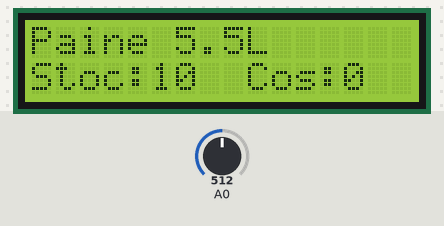
This sketch was run on a simulated Arduino Uno, built with avr-gcc and run on an emulated ATmega328P. On the bench: 16×2 character LCD. The inputs (shaded band) are chosen by the test bench; at power-on: A0 = 512.

Above: at 1.2 s.
1.3 s: A0 set to 417
2.8 s: A0 set to 383
At 2.97 s:
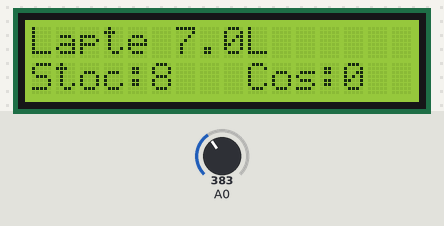
5.0 s: A0 set to 610
At 5.17 s:
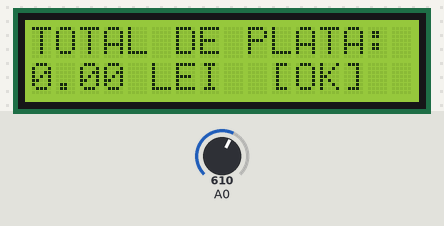
7.8 s: A0 set to 590
9.3 s: A0 set to 617
At 9.57 s:
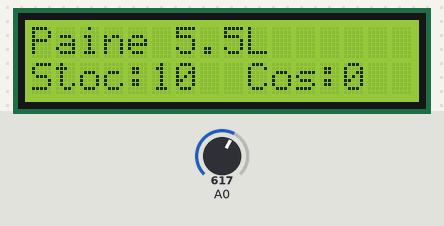
Timing chart, 0 to 12.3 s (numbered marks = the images above; inputs shaded):
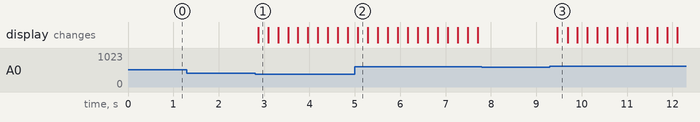

Measured:
- the behaviour switches between 400 and 399 on A0 (found by bisection; images 0 and 1)
- after the input at 1.3 s, every drawn part: stays the same
- after the input at 2.8 s, the display: changes after 0.07 s (image 1)
- after the input at 5.0 s, the display: changes after 0.07 s (image 2)
- after the input at 7.8 s, every drawn part: stays the same
- after the input at 9.3 s, the display: changes after 0.17 s (image 3)

The sketch:

lab9.ino
```cpp
#include <LiquidCrystal.h>

LiquidCrystal lcd(8, 9, 4, 5, 6, 7);

// Coduri butoane
const int BTN_NONE   = 0;
const int BTN_RIGHT  = 1;
const int BTN_UP     = 2;
const int BTN_DOWN   = 3;
const int BTN_LEFT   = 4;
const int BTN_SELECT = 5;

// Structura unui produs
struct Produs {
  String nume;
  float pret;
  int stoc;
  int inCos;
};

// Catalog
const int NR_PRODUSE = 5;
Produs produse[NR_PRODUSE] = {
  {"Paine",   5.50, 10, 0},
  {"Lapte",   7.00,  8, 0},
  {"Cafea",  22.50,  5, 0},
  {"Ciocolata", 6.00, 12, 0},
  {"Branza", 39.00, 10, 0}
};

int indexCurent = 0;
bool ecranCheckout = false;

unsigned long ultimulClick = 0;
const unsigned long DEBOUNCE_DELAY = 220;

// Functie care citeste valoarea analogica de pe A0 si identifica butonul
int citesteButon() {
  int val = analogRead(A0);
  if (val > 1000) return BTN_NONE;
  if (val < 60)   return BTN_RIGHT;
  if (val < 200)  return BTN_UP;
  if (val < 400)  return BTN_DOWN;
  if (val < 600)  return BTN_LEFT;
  if (val < 800)  return BTN_SELECT;
  return BTN_NONE;
}

void setup() {
  lcd.begin(16, 2);
  actualizeazaEcran();
}

void loop() {
  if (millis() - ultimulClick < DEBOUNCE_DELAY) {
    return;
  }

  int buton = citesteButon();
  if (buton == BTN_NONE) {
    return;
  }

  ultimulClick = millis();

  // 1. UP  Produs anterior
  if (buton == BTN_UP) {
    if (!ecranCheckout) {
      indexCurent = (indexCurent - 1 + NR_PRODUSE) % NR_PRODUSE;
      actualizeazaEcran();
    }
  }

  // 2. DOWN  Produs urmator
  else if (buton == BTN_DOWN) {
    if (!ecranCheckout) {
      indexCurent = (indexCurent + 1) % NR_PRODUSE;
      actualizeazaEcran();
    }
  }

  // 3. LEFT  Scoate 1 bucata din cos
  else if (buton == BTN_LEFT) {
    if (!ecranCheckout && produse[indexCurent].inCos > 0) {
      produse[indexCurent].inCos--;
      actualizeazaEcran();
    }
  }

  // 4. RIGHT  Adauga 1 bucata in cos
  else if (buton == BTN_RIGHT) {
    if (!ecranCheckout && produse[indexCurent].inCos < produse[indexCurent].stoc) {
      produse[indexCurent].inCos++;
      actualizeazaEcran();
    }
  }

  // 5. SELECT  Afiseaza totalul si scade stocul / Revine la produse
  else if (buton == BTN_SELECT) {
    if (!ecranCheckout) {
      ecranCheckout = true;
      actualizeazaEcran();
      finalizeazaTranzactia();
    } else {
      ecranCheckout = false;
      indexCurent = 0;
      actualizeazaEcran();
    }
  }
}

void actualizeazaEcran() {
  lcd.clear();

  if (!ecranCheckout) {
    // RANDUL 1: Nume produs si Pret
    lcd.setCursor(0, 0);
    lcd.print(produse[indexCurent].nume);
    lcd.print(" ");
    lcd.print(produse[indexCurent].pret, 1);
    lcd.print("L");

    // RANDUL 2: Stoc si Cantitate in cos
    lcd.setCursor(0, 1);
    lcd.print("Stoc:");
    lcd.print(produse[indexCurent].stoc);

    lcd.setCursor(9, 1);
    lcd.print("Cos:");
    lcd.print(produse[indexCurent].inCos);
  } else {
    // ECRAN FINALIZARE
    float total = calculeazaTotal();

    lcd.setCursor(0, 0);
    lcd.print("TOTAL DE PLATA:");

    lcd.setCursor(0, 1);
    lcd.print(total, 2);
    lcd.print(" LEI  [OK]");
  }
}

float calculeazaTotal() {
  float suma = 0;
  for (int i = 0; i < NR_PRODUSE; i++) {
    suma += produse[i].inCos * produse[i].pret;
  }
  return suma;
}

void finalizeazaTranzactia() {
  for (int i = 0; i < NR_PRODUSE; i++) {
    produse[i].stoc -= produse[i].inCos;
    produse[i].inCos = 0;
  }
}
```
